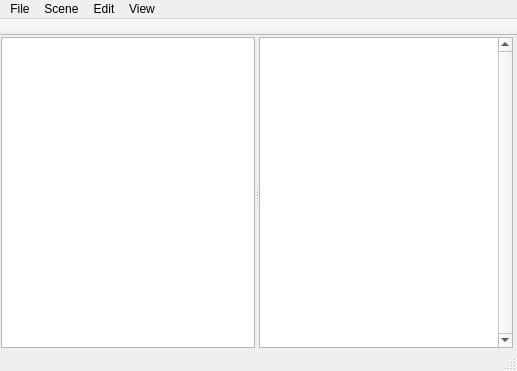
<?xml version="1.0" encoding="UTF-8"?>
<ui version="4.0">
 <class>MainWindow</class>
 <widget class="QMainWindow" name="MainWindow">
  <property name="geometry">
   <rect>
    <x>0</x>
    <y>0</y>
    <width>517</width>
    <height>371</height>
   </rect>
  </property>
  <property name="windowTitle">
   <string>BookSmith</string>
  </property>
  <property name="windowIcon">
   <iconset>
    <normalon>gfx/BookSmith.ico</normalon>
   </iconset>
  </property>
  <property name="iconSize">
   <size>
    <width>64</width>
    <height>64</height>
   </size>
  </property>
  <property name="documentMode">
   <bool>false</bool>
  </property>
  <widget class="QWidget" name="centralWidget">
   <widget class="QSplitter" name="splitter">
    <property name="geometry">
     <rect>
      <x>1</x>
      <y>1</y>
      <width>512</width>
      <height>311</height>
     </rect>
    </property>
    <property name="sizePolicy">
     <sizepolicy hsizetype="Expanding" vsizetype="Expanding">
      <horstretch>0</horstretch>
      <verstretch>0</verstretch>
     </sizepolicy>
    </property>
    <property name="cursor">
     <cursorShape>ArrowCursor</cursorShape>
    </property>
    <property name="autoFillBackground">
     <bool>true</bool>
    </property>
    <property name="orientation">
     <enum>Qt::Horizontal</enum>
    </property>
    <widget class="QTreeWidget" name="treeWidget">
     <property name="maximumSize">
      <size>
       <width>16777215</width>
       <height>16777215</height>
      </size>
     </property>
     <property name="horizontalScrollBarPolicy">
      <enum>Qt::ScrollBarAlwaysOff</enum>
     </property>
     <property name="dragEnabled">
      <bool>true</bool>
     </property>
     <property name="dragDropMode">
      <enum>QAbstractItemView::DragDrop</enum>
     </property>
     <property name="defaultDropAction">
      <enum>Qt::MoveAction</enum>
     </property>
     <attribute name="headerVisible">
      <bool>false</bool>
     </attribute>
     <column>
      <property name="text">
       <string notr="true">1</string>
      </property>
     </column>
    </widget>
    <widget class="QTextEdit" name="textEdit">
     <property name="verticalScrollBarPolicy">
      <enum>Qt::ScrollBarAlwaysOn</enum>
     </property>
     <property name="horizontalScrollBarPolicy">
      <enum>Qt::ScrollBarAlwaysOff</enum>
     </property>
     <property name="tabStopWidth">
      <number>20</number>
     </property>
    </widget>
   </widget>
  </widget>
  <widget class="QMenuBar" name="menuBar">
   <property name="geometry">
    <rect>
     <x>0</x>
     <y>0</y>
     <width>517</width>
     <height>20</height>
    </rect>
   </property>
   <property name="nativeMenuBar">
    <bool>false</bool>
   </property>
   <widget class="QMenu" name="menuFile">
    <property name="title">
     <string>File</string>
    </property>
    <addaction name="actionNew"/>
    <addaction name="actionOpen"/>
    <addaction name="actionSave"/>
    <addaction name="actionSave_As"/>
    <addaction name="separator"/>
    <addaction name="actionImport"/>
    <addaction name="actionExport"/>
    <addaction name="separator"/>
    <addaction name="actionPrint"/>
    <addaction name="actionPage_Setup"/>
    <addaction name="separator"/>
    <addaction name="actionExit"/>
   </widget>
   <widget class="QMenu" name="menuScene">
    <property name="title">
     <string>Scene</string>
    </property>
    <addaction name="actionNewScene"/>
    <addaction name="actionDelete"/>
    <addaction name="separator"/>
    <addaction name="actionMove_Up"/>
    <addaction name="actionMove_Down"/>
    <addaction name="actionMove_In"/>
    <addaction name="actionMove_Out"/>
   </widget>
   <widget class="QMenu" name="menuEdit">
    <property name="title">
     <string>Edit</string>
    </property>
    <addaction name="actionCut"/>
    <addaction name="actionCopy"/>
    <addaction name="actionPaste"/>
    <addaction name="separator"/>
    <addaction name="actionFind"/>
    <addaction name="actionReplace"/>
    <addaction name="separator"/>
    <addaction name="actionBold"/>
    <addaction name="actionItalic"/>
    <addaction name="actionUnderline"/>
    <addaction name="separator"/>
    <addaction name="actionLeft"/>
    <addaction name="actionCenter"/>
    <addaction name="actionRight"/>
    <addaction name="actionJustify"/>
    <addaction name="separator"/>
    <addaction name="actionIndent"/>
    <addaction name="actionOutdent"/>
   </widget>
   <widget class="QMenu" name="menuView">
    <property name="title">
     <string>View</string>
    </property>
    <addaction name="actionFull_Screen"/>
   </widget>
   <addaction name="menuFile"/>
   <addaction name="menuScene"/>
   <addaction name="menuEdit"/>
   <addaction name="menuView"/>
  </widget>
  <widget class="QToolBar" name="mainToolBar">
   <property name="movable">
    <bool>false</bool>
   </property>
   <property name="floatable">
    <bool>false</bool>
   </property>
   <attribute name="toolBarArea">
    <enum>TopToolBarArea</enum>
   </attribute>
   <attribute name="toolBarBreak">
    <bool>false</bool>
   </attribute>
  </widget>
  <widget class="QStatusBar" name="statusBar"/>
  <action name="actionOpen">
   <property name="text">
    <string>Open</string>
   </property>
   <property name="shortcut">
    <string>Ctrl+O</string>
   </property>
  </action>
  <action name="actionNew">
   <property name="text">
    <string>New</string>
   </property>
   <property name="shortcut">
    <string>Ctrl+N</string>
   </property>
  </action>
  <action name="actionClose">
   <property name="text">
    <string>Close</string>
   </property>
   <property name="shortcut">
    <string>Ctrl+F4</string>
   </property>
  </action>
  <action name="actionImport">
   <property name="text">
    <string>Import</string>
   </property>
   <property name="shortcut">
    <string>Alt+I</string>
   </property>
  </action>
  <action name="actionExport">
   <property name="text">
    <string>Export</string>
   </property>
   <property name="shortcut">
    <string>Alt+E</string>
   </property>
  </action>
  <action name="actionPrint">
   <property name="text">
    <string>Print</string>
   </property>
   <property name="shortcut">
    <string>Ctrl+P</string>
   </property>
  </action>
  <action name="actionPage_Setup">
   <property name="text">
    <string>Page Setup</string>
   </property>
  </action>
  <action name="actionExit">
   <property name="text">
    <string>Exit</string>
   </property>
   <property name="shortcut">
    <string>Ctrl+F4</string>
   </property>
  </action>
  <action name="actionSave">
   <property name="text">
    <string>Save</string>
   </property>
   <property name="shortcut">
    <string>Ctrl+S</string>
   </property>
  </action>
  <action name="actionFull_Screen">
   <property name="text">
    <string>Full Screen</string>
   </property>
   <property name="shortcut">
    <string>F11</string>
   </property>
  </action>
  <action name="actionNewScene">
   <property name="text">
    <string>New</string>
   </property>
   <property name="shortcut">
    <string>Alt+N</string>
   </property>
  </action>
  <action name="actionDelete">
   <property name="text">
    <string>Delete</string>
   </property>
   <property name="shortcut">
    <string>Alt+Del</string>
   </property>
  </action>
  <action name="actionMove_Up">
   <property name="text">
    <string>Move Up</string>
   </property>
   <property name="shortcut">
    <string>Alt+Up</string>
   </property>
  </action>
  <action name="actionMove_Down">
   <property name="text">
    <string>Move Down</string>
   </property>
   <property name="shortcut">
    <string>Alt+Down</string>
   </property>
  </action>
  <action name="actionMove_In">
   <property name="text">
    <string>Move In</string>
   </property>
   <property name="shortcut">
    <string>Alt+Right</string>
   </property>
  </action>
  <action name="actionMove_Out">
   <property name="text">
    <string>Move Out</string>
   </property>
   <property name="shortcut">
    <string>Alt+Left</string>
   </property>
  </action>
  <action name="actionCut">
   <property name="text">
    <string>Cut</string>
   </property>
   <property name="shortcut">
    <string>Ctrl+X</string>
   </property>
  </action>
  <action name="actionCopy">
   <property name="text">
    <string>Copy</string>
   </property>
   <property name="shortcut">
    <string>Ctrl+C</string>
   </property>
  </action>
  <action name="actionPaste">
   <property name="text">
    <string>Paste</string>
   </property>
   <property name="shortcut">
    <string>Ctrl+V</string>
   </property>
  </action>
  <action name="actionFind">
   <property name="text">
    <string>Find</string>
   </property>
   <property name="shortcut">
    <string>Ctrl+F</string>
   </property>
  </action>
  <action name="actionReplace">
   <property name="text">
    <string>Replace</string>
   </property>
  </action>
  <action name="actionBold">
   <property name="checkable">
    <bool>true</bool>
   </property>
   <property name="text">
    <string>Bold</string>
   </property>
   <property name="shortcut">
    <string>Ctrl+B</string>
   </property>
  </action>
  <action name="actionItalic">
   <property name="checkable">
    <bool>true</bool>
   </property>
   <property name="text">
    <string>Italic</string>
   </property>
   <property name="shortcut">
    <string>Ctrl+I</string>
   </property>
  </action>
  <action name="actionUnderline">
   <property name="checkable">
    <bool>true</bool>
   </property>
   <property name="text">
    <string>Underline</string>
   </property>
   <property name="shortcut">
    <string>Ctrl+U</string>
   </property>
  </action>
  <action name="actionSave_As">
   <property name="text">
    <string>Save As</string>
   </property>
  </action>
  <action name="actionCenter">
   <property name="checkable">
    <bool>true</bool>
   </property>
   <property name="text">
    <string>Center</string>
   </property>
   <property name="shortcut">
    <string>Alt+C</string>
   </property>
  </action>
  <action name="actionLeft">
   <property name="checkable">
    <bool>true</bool>
   </property>
   <property name="text">
    <string>Left</string>
   </property>
   <property name="shortcut">
    <string>Alt+L</string>
   </property>
  </action>
  <action name="actionRight">
   <property name="checkable">
    <bool>true</bool>
   </property>
   <property name="text">
    <string>Right</string>
   </property>
   <property name="shortcut">
    <string>Alt+R</string>
   </property>
  </action>
  <action name="actionJustify">
   <property name="checkable">
    <bool>true</bool>
   </property>
   <property name="text">
    <string>Justify</string>
   </property>
   <property name="shortcut">
    <string>Alt+J</string>
   </property>
  </action>
  <action name="actionIndent">
   <property name="checkable">
    <bool>false</bool>
   </property>
   <property name="text">
    <string>Indent</string>
   </property>
   <property name="shortcut">
    <string>Alt+]</string>
   </property>
  </action>
  <action name="actionOutdent">
   <property name="text">
    <string>Outdent</string>
   </property>
   <property name="shortcut">
    <string>Alt+[</string>
   </property>
  </action>
 </widget>
 <layoutdefault spacing="6" margin="11"/>
 <resources/>
 <connections/>
</ui>
